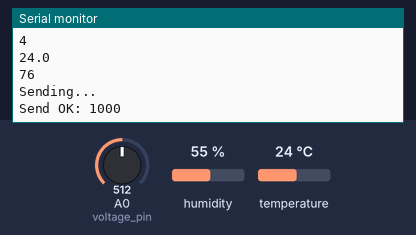
Simulated run of this sketch. Board: Arduino Uno, built with avr-gcc and run on an emulated ATmega328P. On the bench: the last lines printed to the serial monitor. The test bench sets the inputs (shaded band); at power-on: humidity 55 %, temperature 24 °C, A0 (voltage_pin) = 512.

Above: at 1.8 s.
1.9 s: humidity set to 22 %
At 2.5 s:
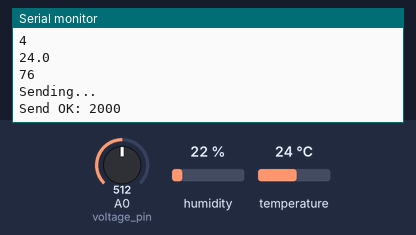
3.4 s: temperature set to 12 °C
At 4.7 s:
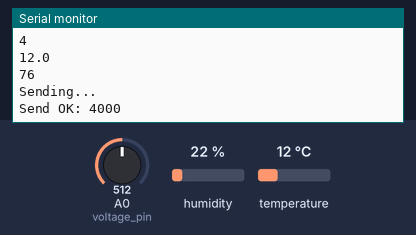
4.9 s: humidity set to 40 %
At 5.8 s:
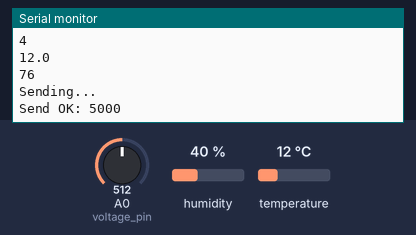
Timing chart, 0 to 7.9 s (numbered marks = the images above; inputs shaded):
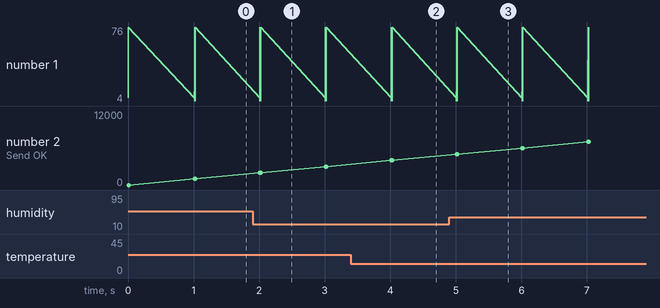

Measured:
- after the input at 3.4 s, the serial monitor: prints a new line after 0.62 s (image 2)

The sketch:

_9.ino
```cpp
/** RF24Mesh_Example.ino by TMRh20

   This example sketch shows how to manually configure a node via RF24Mesh, and send data to the
   master node.
   The nodes will refresh their network address as soon as a single write fails. This allows the
   nodes to change position in relation to each other and the master node.
*/

#include <Adafruit_Sensor.h>
#include "RF24.h"
#include "RF24Network.h"
#include "RF24Mesh.h"
#include <SPI.h>
#include <DHT.h>
//#include <printf.h>

#define DHTPIN 3     // what pin we're connected to
#define DHTTYPE DHT22   // DHT 22  (AM2302)
DHT dht(DHTPIN, DHTTYPE); //// Initialize DHT sensor for normal 16mhz Arduino

/**** Configure the nrf24l01 CE and CS pins ****/
RF24 radio(9,10);
RF24Network network(radio);
RF24Mesh mesh(radio, network);

/**
   User Configuration: nodeID - A unique identifier for each radio. Allows addressing
   to change dynamically with physical changes to the mesh.

   In this example, configuration takes place below, prior to uploading the sketch to the device
   A unique value from 1-255 must be configured for each node.
   This will be stored in EEPROM on AVR devices, so remains persistent between further uploads, loss of power, etc.

 **/
#define nodeID 7
#define INTERVAL 1000


uint32_t displayTimer = 0;

struct payload_t {                  // Structure of our payload
  unsigned long nodeId;
  unsigned long topic_length;
  unsigned long message_length;
  char topic[32];
  char message[32];
};

payload_t payload;

void setup() {

  radio.setPayloadSize(72);
  Serial.begin(115200);
  //printf_begin();
  // Set the nodeID manually
  mesh.setNodeID(nodeID);
  // Connect to the mesh
  Serial.println(F("Connecting to the mesh..."));
  mesh.begin();
  Serial.println(F("Connected"));

  sendTopicAndMessage(String(nodeID) + "/welcome", "Connected");
}

void sendTopicAndMessage(String topic, String message) {
  payload.nodeId = nodeID;
  payload.topic_length = topic.length();
  payload.message_length = message.length();
  topic.toCharArray(payload.topic, topic.length()+1);
  message.toCharArray(payload.message, message.length()+1);
  Serial.println(payload.nodeId);
  Serial.println(payload.topic_length);
  Serial.println(payload.topic);
  Serial.println(payload.message_length);
  Serial.println(payload.message);
  Serial.println(sizeof(payload));
  Serial.println(F("Sending...\r\n"));
  // Send an 'D' type message containing the current millis()
  if (!mesh.write(&payload, 'D', sizeof(payload))) {
    // If a write fails, check connectivity to the mesh network
    if ( ! mesh.checkConnection() ) {
      //refresh the network address
      Serial.println("Renewing Address");
      mesh.renewAddress();
    } else {
      Serial.println("Send fail, Test OK");
    }
  } else {
    Serial.print("Send OK: "); Serial.println(displayTimer);
  }
}


float hum;  //Stores humidity value
float temp; //Stores temperature value
const float voltage_reference = 3.7; // 5.0V
const int num_measurements = 64;
const int voltage_pin = A0;
float voltage_reading;
unsigned int i, reading;

String topic, message;

static char hum_string[15];
static char temp_string[15];

void loop() {

  mesh.update();

  // Send to the master node every 1 seconds
  if (millis() - displayTimer >= INTERVAL) {
    displayTimer = millis();

    // Humidity and temperature
    hum = dht.readHumidity();
    temp= dht.readTemperature();
    dtostrf(hum, 4, 1, hum_string);
    dtostrf(temp, 4, 1, temp_string);

    // Take the voltage reading
    i = num_measurements;
    reading = 0;
    while(i--)
      reading += analogRead(voltage_pin);

    voltage_reading = (float)reading / num_measurements * voltage_reference / 512.0;

    payload_t payload;
    payload.nodeId = nodeID;
    String topic =  String(nodeID) + "/temperature";
    String message = String(temp_string);
    payload.topic_length = topic.length();
    payload.message_length = message.length();
    topic.toCharArray(payload.topic, topic.length()+1);
    message.toCharArray(payload.message, message.length()+1);
    Serial.println(payload.nodeId);
    Serial.println(payload.topic_length);
    Serial.println(payload.topic);
    Serial.println(payload.message_length);
    Serial.println(payload.message);
    Serial.println(sizeof(payload));
    Serial.println(F("Sending...\r\n"));
    // Send an 'D' type message containing the current millis()
    if (!mesh.write(&payload, 'D', sizeof(payload))) {

      // If a write fails, check connectivity to the mesh network
      if ( ! mesh.checkConnection() ) {
        //refresh the network address
        Serial.println("Renewing Address");
        mesh.renewAddress();
      } else {
        Serial.println("Send fail, Test OK");
      }
    } else {
      Serial.print("Send OK: "); Serial.println(displayTimer);
    }
    payload.nodeId = nodeID;
    topic =  String(nodeID) + "/humidity";
    message = String(hum_string);
    sendTopicAndMessage(topic, message);

    topic =  String(nodeID) + "/temperature";
    message = String(temp_string);
    sendTopicAndMessage(topic, message);

  }
}
```
